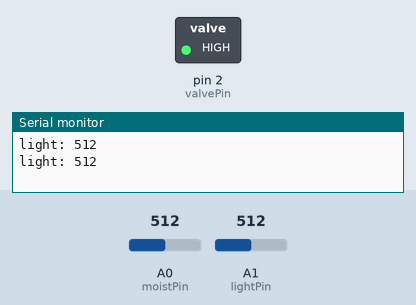
Simulated run of this sketch. Board: Arduino Uno, built with avr-gcc and run on an emulated ATmega328P. Shown: switched loads named in the sketch (green lamp = pin HIGH), the last lines printed to the serial monitor. The test bench sets the inputs (shaded band); at power-on: A1 (lightPin) = 512, A0 (moistPin) = 512.

Above: at 1.8 s.
1.9 s: A1 (lightPin) set to 217
3.4 s: A1 (lightPin) set to 191
At 4.7 s:
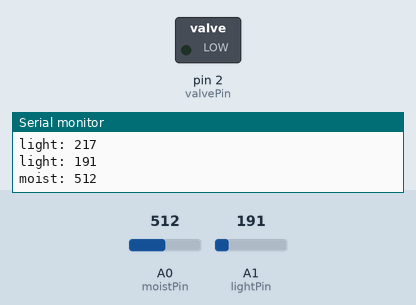
Timing chart, 0 to 6.4 s (numbered marks = the images above; inputs shaded):
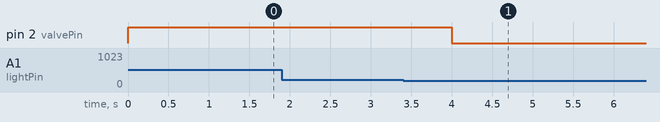

The sketch:

Horta2.0.ino
```cpp
#define moistPin A0         // analog pin used to connect the moist sensor
#define lightPin A1         // analog pin used to connect the photoresistor
#define valvePin 2          // digital pin used to connect the valve

#define moistLevel 900     // moisture level to open the valve      (NEED TO ADJUST)
#define lightLevel 200     // light level for it to take readings   (NEED TO ADJUST)

#define delaytime 1000      // delay between cicles (ms)

boolean valve_state = false;

void setup() {
  int i = 1;

  // configure pins
  pinMode(moistPin, INPUT);
  pinMode(lightPin, INPUT);
  pinMode(valvePin, OUTPUT);
  digitalWrite(valvePin, HIGH); // closes valve

  Serial.begin(9600); // open a serial connection to your computer for debug purposes
}

void loop() {
  int light = analogRead(lightPin);

  Serial.print("light: ");
  Serial.println(light);

  if(light < lightLevel){ // is dark
    do{ // measures soil humidity until the valve is closed
      valve_state = TakeReading();
      delay(delaytime);
    }while(valve_state);
  }

  delay(delaytime);
}

boolean TakeReading()
{ // takes a reading of the sensor and turns the valve on or off
  int moist = analogRead(moistPin);

  Serial.print("moist: ");
  Serial.println(moist);

  if(moist > moistLevel){
    digitalWrite(valvePin, HIGH); // closes valve
    return false;
  }
  else{
    digitalWrite(valvePin, LOW);  // opens valve
    return true;
  }
}
```

Measured:
- the behaviour switches between 200 and 199 on A1 (lightPin) (found by bisection; images 0 and 1)
- after the input at 3.4 s, pin 2 (valvePin): HIGH → LOW after 0.60 s
